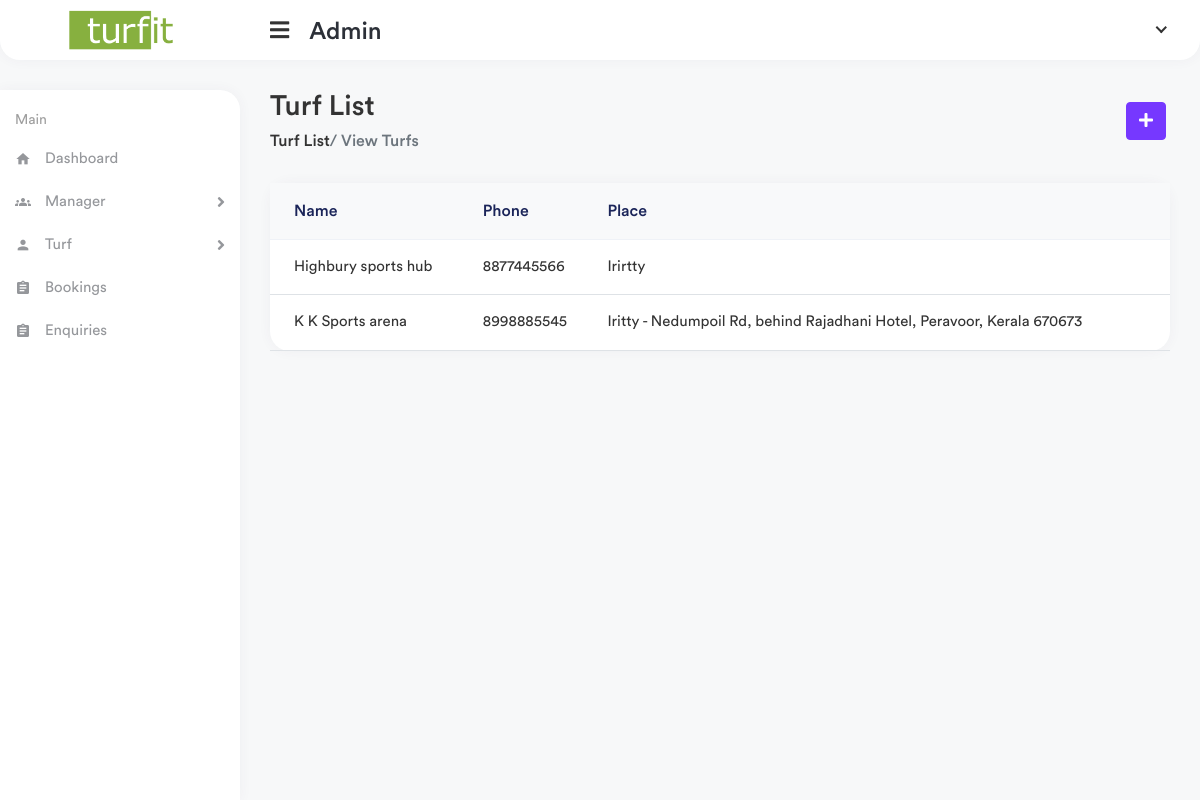
The page /app1/view-turf on the database its author committed.
### manager/models.py (models this page shows, shortened)
class Turf(models.Model):
    manager = models.ForeignKey(TurfManager, on_delete=models.CASCADE, null=True)
    turf_name = models.CharField(max_length=100)
    turf_place = models.CharField(max_length=100)
    phone = models.CharField(max_length=100)
    turf_image = models.ImageField( upload_to="image/testimagemodel/")

### app1/views.py (the view)
# urls.py: path('view-turf',views.view_turf,name="view_turf"),
def view_turf(request):
    turfs = Turf.objects.filter().all()
    context ={
        'turfs':turfs
    }
    return render(request,'app1/view_turf.html',context)

### templates/app1/view_turf.html (shortened to what this page needs)
{% extends 'app1/partials/base.html' %}
{% load static %}
{% block content %}
<div class="page-wrapper">
    <div class="content container-fluid">
        <div class="page-header">
            <div class="row align-items-center">
                <div class="col">
                    <h3 class="page-title">Turf List</h3>
                    <ul class="breadcrumb">
                        <li class="breadcrumb"><a href=""> Turf List</a>
                        </li>
                        <li class="breadcrumb active"> / View Turfs</li>
                    </ul>
                </div>
                <div class="col-auto">
                    <a href="{% url 'main_admin:add_manager' %}" class="btn btn-primary me-1">
                        <i class="fas fa-plus"></i>
                    </a>
                </div>
            </div>
        </div>
        <div class="row">
            <div class="col-sm-12">
                <div class="card card-table">
                    <div class="card-body">
                        <div class="table-responsive">
                            <table class="table table-center table-hover datatable">
                                <thead class="thead-light">
                                    <tr>
                                        <th>Name</th>
                                        <th>Phone</th>
                                        <th>Place</th>
                                    </tr>
                                </thead>
                                <tbody>
                                    {% for turfs in turfs %}
                                    <tr>
                                        <td>
                                            <h2 class="">
                                                <a href="">{{turfs.turf_name}} </a>
                                            </h2>
                                        </td>
                                        <td>{{turfs.phone}}
                                        </td>
                                        <td>
                                            {{turfs.turf_place}}
                                        </td>
                                    </tr>
                                </tbody>
                                {% endfor %}
                            </table>
                        </div>
                    </div>
                </div>
            </div>
        </div>
    </div>
</div>
{% endblock %}

### rows shown on the page
Turf: turf_name "Highbury sports hub", phone "8877445566", turf_place "Irirtty"
Turf: turf_name "K K Sports arena", phone "8998885545", turf_place "Iritty - Nedumpoil Rd, behind Rajadhani Hotel, Peravoor, Kerala 670673"
